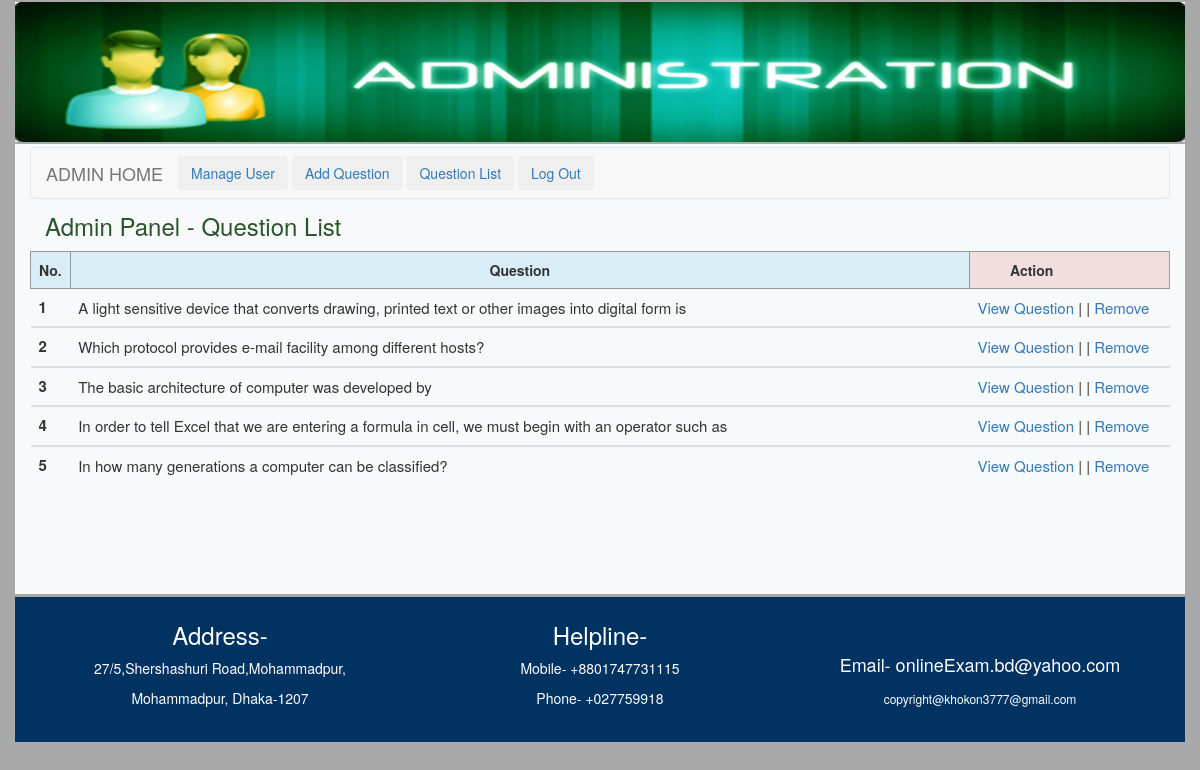
Page /admin/quelist.php?q=1 (signed in) on the committed database.
### tables this page shows
CREATE TABLE IF NOT EXISTS `tbl_ques` (
  `id` int(11) NOT NULL AUTO_INCREMENT,
  `Q_cat` varchar(10) NOT NULL,
  `quesno` int(11) NOT NULL,
  `ques` text NOT NULL,
  PRIMARY KEY (`id`)
);

### lib/Database.php (called while the page is built, shortened)
<?php
class Database{
	public $host = DB_HOST;
	public $user = DB_USER;
	public $pass = DB_PASS;
	public $dbname = DB_NAME;
	public $link;
	private function connectDB(){
		$this->link = new mysqli($this->host,$this->user,$this->pass,$this->dbname);
	}
	public function select($query){
		$result = $this->link->query($query) or die($this->link->error.__LINE__);
		if($result->num_rows>0){
			return $result;
		}else{
			return false;
		}
	}
}
?>

### classes/Exam.php (called while the page is built, shortened)
<?php
$filepath = realpath(dirname(__FILE__));
include_once ($filepath . '/../lib/Database.php');
class Exam {
    private $db;
    public function __construct() {
        $this->db = new Database();
    }
    public function getQuestionByOrder($q) {
        $query = "SELECT * FROM tbl_ques WHERE Q_cat = '$q' ORDER BY quesno ASC";
        $result = $this->db->select($query);
        return $result;
    }
}
?>

### admin/quelist.php (the view, shortened to what this page needs)
<?php
$filepath = realpath(dirname(__FILE__));
include_once ($filepath . '/inc/adheader.php');
include_once ($filepath . '/../classes/Exam.php');
$exm = new Exam();
?>
<link rel="stylesheet" type="text/css" href="css/user.css">
<?php
$q =$_GET['q'];
?>
<!DOCTYPE html>
<html>
    <body style="background:#A9A9A9">
        <div class="container-fluid">
            <div class="container" style="min-height: 450px;background: #F8F9FB;margin-top: -3px;">
                <?php include 'inc/admenu.php'; ?>
                <div class="col-lg-6 title">Admin Panel - Question List</div>
                <div class="col-lg-6 msg">
                </div>
                <table class="table table-hover">
                    <thead>
                        <tr class="info">
                            <th style="text-align: center; border: 1px solid #999;width: 30px;">No.</th>
                            <th style="text-align: center; border: 1px solid #999;">Question</th>
                            <th class="danger" style="padding-left: 40px; border: 1px solid #999; width: 200px;">Action</th>
                        </tr>
                    </thead>
                    <?php
                    $getdata = $exm->getQuestionByOrder($q);
                    if ($getdata) {
                        $i = 0;
                        while ($result = $getdata->fetch_assoc()) {
                            $i++;
                            ?>
                            <tbody>
                                <tr class="writesize">
                                    <th style="width: 30px;"><?php echo $i; ?></th>
                                    <td><?php echo $result['ques']; ?></td>
                                    <td class="adminac" style="width: 200px;">
                                        <a href="viewQues.php?viewq=<?php echo $result['quesno'];?>"> View Question </a> | |
                                        <a onclick="return confirm('Are You Sure To Delete ?')" href="?q=<?php echo $q;?> &&delque=<?php echo $result['quesno']; ?>"> Remove </a>
                                    </td>
                                </tr>
                            </tbody>
                        <?php }
                    } ?>
                </table>
            </div>
        </div>
    </body>
<?php include 'inc/footer.php'; ?>
</html>

### admin/css/user.css (style rules this page uses)
.writesize { font-size: 15px; }
.adminac a { text-decoration: none; }
.title { height: 50px; margin-top: -18px; font-size: 24px; line-height: 50px; color: #2b542c; }
.msg { height: 50px; margin-top: -18px; line-height: 50px; font-size: 16px; text-align: center; }

### rows in the picture
tbl_ques: ques "A light sensitive device that converts drawing, printed text or other images into digital form is"
tbl_ques: ques "Which protocol provides e-mail facility among different hosts?"
tbl_ques: ques "The basic architecture of computer was developed by"
tbl_ques: ques "In order to tell Excel that we are entering a formula in cell, we must begin with an operator such as"
tbl_ques: ques "In how many generations a computer can be classified?"
